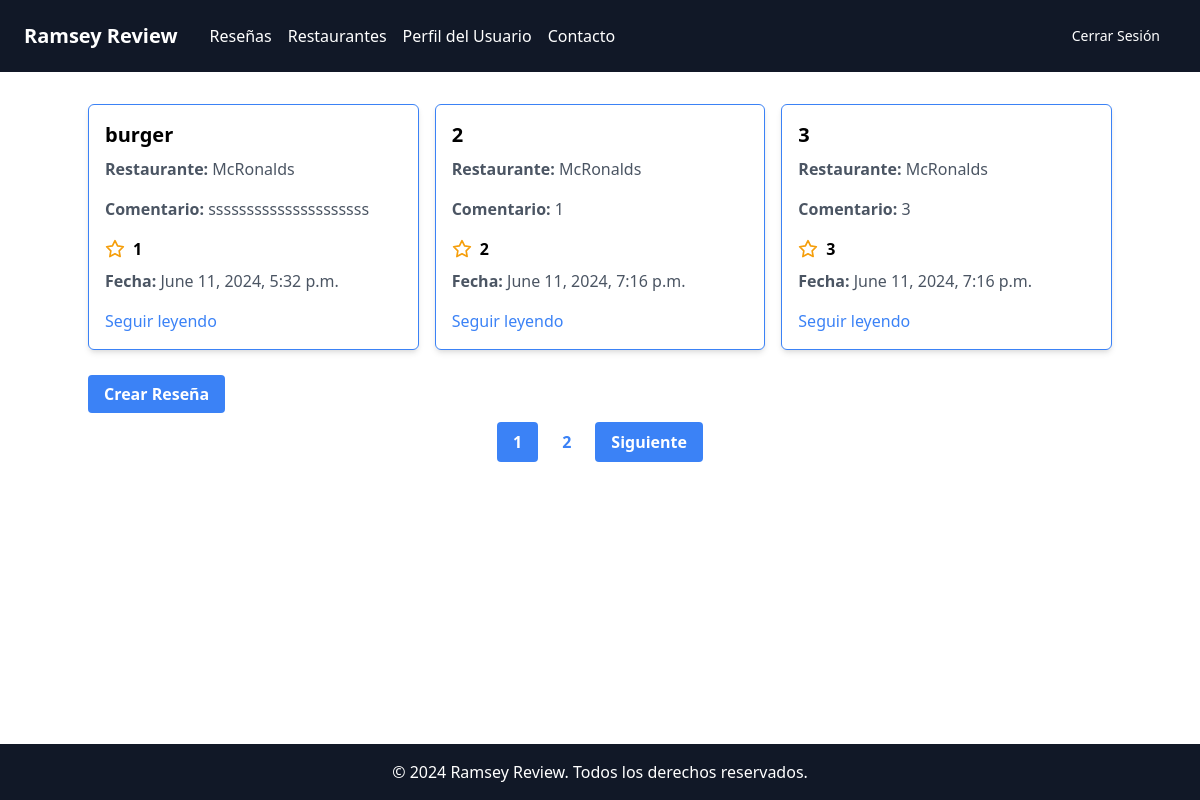
The page /reseñas/ (signed in) on the database its author committed.
### apps/reseñas/models.py (models this page shows, shortened)
class Reseña(models.Model):
    restaurante = models.ForeignKey(Restaurante, on_delete=models.CASCADE)
    nombre = models.CharField(max_length=100)
    comentario = models.TextField()
    valoracion = models.IntegerField()
    fecha = models.DateTimeField(auto_now_add=True)
    usuario = models.ForeignKey(settings.AUTH_USER_MODEL, on_delete=models.CASCADE)  # Relación con CustomUser

### apps/Restaurantes/models.py (models this page shows, shortened)
class Restaurante(models.Model):
    nombre = models.CharField(max_length=100)
    direccion = models.CharField(max_length=100)
    horario = models.CharField(max_length=100)
    tipo = models.CharField(max_length=50)

### apps/reseñas/templates/list_reseñas.html (shortened to what this page needs)
{% extends 'base.html' %}
{% block content %}
<div class="container mx-auto mt-8 flex-grow flex flex-col">
    <div class="grid grid-cols-1 sm:grid-cols-2 md:grid-cols-3 gap-4 mb-8">
        {% for reseña in object_list %}
        <div class="bg-white shadow-md rounded-md overflow-hidden border border-blue-500 p-4">
            <h2 class="text-xl font-bold mb-2">{{ reseña.nombre }}</h2>
            <p class="text-gray-600 mb-4"><strong>Restaurante:</strong> {{ reseña.restaurante.nombre }}</p>
            <p class="text-gray-600 mb-4"><strong>Comentario:</strong> {{ reseña.comentario|truncatechars:30 }}</p>
            <div class="flex items-center mb-2 space-x-2">
                <span class="font-bold">{{ reseña.valoracion }}</span>
            </div>
            <p class="text-gray-600 mb-4"><strong>Fecha:</strong> {{ reseña.fecha }}</p>
            <a href="{% url 'detail_reseña' reseña.pk %}" class="text-blue-500 hover:underline">Seguir leyendo</a>
        </div>
        {% endfor %}
    </div>
    {% if request.user.is_authenticated and request.user.user_type == 'reseñador' %}
        <div class="mb-4">
            <a href="{% url 'crear_reseña' %}" class="bg-blue-500 hover:bg-blue-700 text-white font-bold py-2 px-4 rounded">Crear Reseña</a>
        </div>
    {% endif %}
    <div class="mt-auto">
        <div class="flex justify-center pb-8">
            <div class="flex items-center space-x-2">
                {% for num in page_obj.paginator.page_range %}
                    {% if num == page_obj.number %}
                        <span class="bg-blue-500 text-white font-bold py-2 px-4 rounded">{{ num }}</span>
                    {% elif num > page_obj.number|add:'-2' and num < page_obj.number|add:'2' %}
                        <a href="?page={{ num }}" class="bg-white hover:bg-blue-500 hover:text-white text-blue-500 font-bold py-2 px-4 rounded">{{ num }}</a>
                    {% elif num == 1 %}
                        <a href="?page={{ num }}" class="bg-white hover:bg-blue-500 hover:text-white text-blue-500 font-bold py-2 px-4 rounded">{{ num }}</a>
                        {% if page_obj.number > 4 %}
                            <span class="font-bold py-2 px-4">...</span>
                        {% endif %}
                    {% elif num == page_obj.paginator.num_pages %}
                        {% if page_obj.number < page_obj.paginator.num_pages|add:'-3' %}
                            <span class="font-bold py-2 px-4">...</span>
                        {% endif %}
                        <a href="?page={{ num }}" class="bg-white hover:bg-blue-500 hover:text-white text-blue-500 font-bold py-2 px-4 rounded">{{ num }}</a>
                    {% endif %}
                {% endfor %}
                {% if page_obj.has_next %}
                <a href="?page={{ page_obj.next_page_number }}" class="bg-blue-500 hover:bg-blue-700 text-white font-bold py-2 px-4 rounded">Siguiente</a>
                {% endif %}
            </div>
        </div>
    </div>
</div>
{% endblock %}

### rows shown on the page
Reseña: nombre "burger", restaurante.nombre "McRonalds", comentario "sssssssssssssssssssss", valoracion "1", fecha "June 11, 2024, 5:32 p.m."
Reseña: nombre "2", restaurante.nombre "McRonalds", comentario "1", valoracion "2", fecha "June 11, 2024, 7:16 p.m."
Reseña: nombre "3", restaurante.nombre "McRonalds", comentario "3", valoracion "3", fecha "June 11, 2024, 7:16 p.m."

### other values the page prints
{{ num }} "1"
{{ num }} "2"
